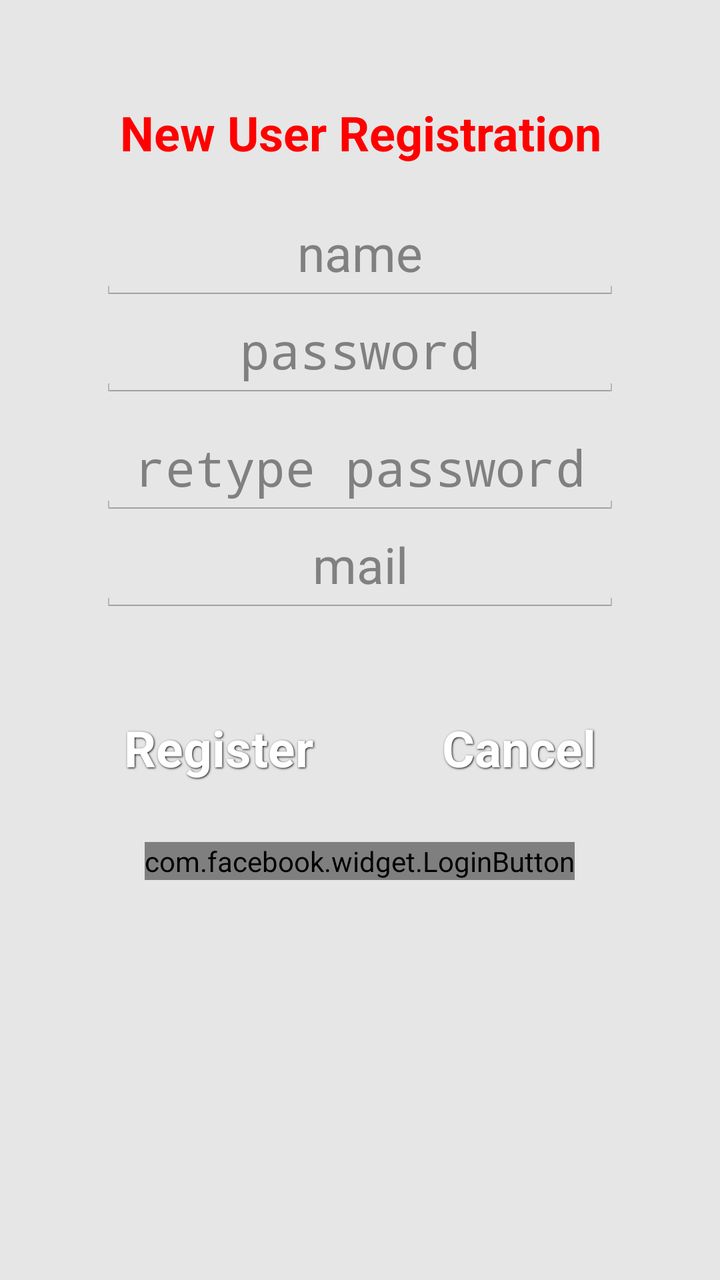
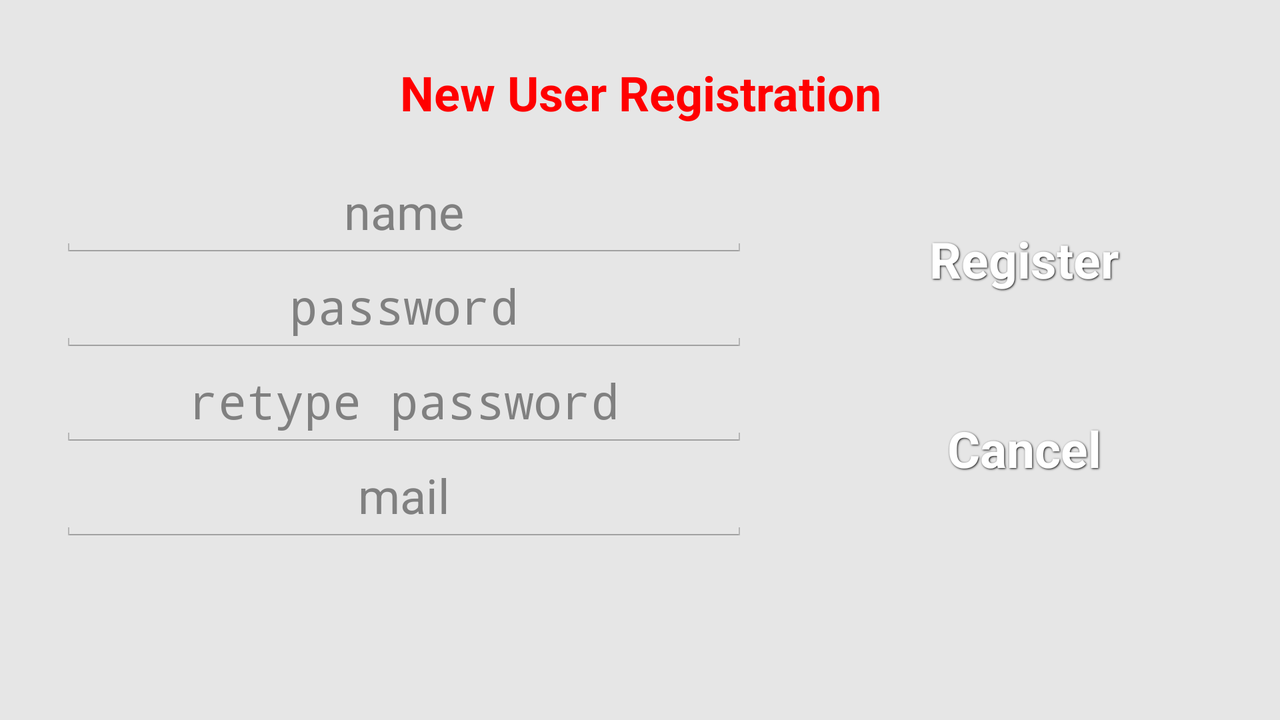

The same Android screen from two of the app's own layout files: first res/layout/ as a phone draws it, then the author's variant for another configuration, drawn on a device whose configuration selects that folder. Both files follow.
<!-- AndroidManifest.xml: application theme Theme.Example -->
<!-- res/layout/activity_register.xml -->
<?xml version="1.0" encoding="utf-8"?>
<LinearLayout 
    xmlns:android="http://schemas.android.com/apk/res/android"
    xmlns:tools="http://schemas.android.com/tools"
    xmlns:fb="http://schemas.android.com/apk/res-auto"
    android:layout_width="match_parent"
    android:layout_height="match_parent"
    android:orientation="vertical" 
    android:padding="30dp"
    android:background="#e6e6e6">
    
    <TextView
        android:layout_marginTop="20dp"
        android:id="@+id/textviewRegister"
        android:layout_width="wrap_content"
        android:layout_height="wrap_content"
        android:layout_gravity="center"
        android:gravity="center"
        android:text="@string/labelNewUserRegistration"
        android:textSize="24sp"
        android:textColor="@color/red"
        android:textStyle="bold" />
    
   	<EditText
   	    android:layout_marginTop="20dp"
	    android:id="@+id/registerName"
	    android:layout_width="match_parent"
	    android:layout_height="wrap_content"
	    android:layout_marginLeft="20dip"
	    android:layout_marginRight="20dip"
	    android:gravity="center" 
	    android:inputType="text"
	    android:hint="@string/hintName"
	    android:textSize="25sp">
    </EditText>
    
    <EditText
        android:id="@+id/registerPassword"
        android:layout_width="fill_parent"
        android:layout_height="wrap_content"
        android:layout_marginLeft="20dip"
        android:layout_marginRight="20dip"
        android:layout_marginBottom="10dip"
        android:gravity="center" 
        android:inputType="textPassword"
        android:hint="@string/hintPassword"
        android:textSize="25sp">                        
    </EditText>
    
    <EditText
        android:id="@+id/registerPassword2"
        android:layout_width="fill_parent"
        android:layout_height="wrap_content"
        android:layout_marginLeft="20dip"
        android:layout_marginRight="20dip"
        android:gravity="center" 
        android:inputType="textPassword"
        android:hint="@string/hintPassword2"
        android:textSize="25sp">                        
    </EditText>
    
    <EditText
	    android:id="@+id/registerMail"
	    android:layout_width="match_parent"
	    android:layout_height="wrap_content"
	    android:layout_marginLeft="20dip"
	    android:layout_marginRight="20dip"
	    android:layout_marginBottom="20dip"
	    android:gravity="center" 
	    android:inputType="textEmailAddress"
	    android:hint="@string/hintMail"
	    android:textSize="25sp">
    </EditText>

   	<TableRow
   	    android:id="@+id/tableRow1"
   	    android:layout_marginTop="20dip"
   	    android:layout_marginBottom="20dip"   	   
   	    android:layout_width="match_parent"
   	    android:layout_height="wrap_content" >

   		<Button
   		    android:id="@+id/ButtonRegister"
   		    style="@style/buttonColor"
   		    android:layout_width="wrap_content"
   		    android:layout_height="wrap_content"
   		    android:layout_weight="1"
   		    android:background="@drawable/btn_red_matte"
   		    android:clickable="true"
   		    android:gravity="center"
   		    android:text="@string/labelRegister"
   		    android:textStyle="bold" />

   		<Button
   		    android:id="@+id/ButtonCancelRegistration"
   		    style="@style/buttonColor"
   		    android:layout_width="wrap_content"
   		    android:layout_height="wrap_content"
   		    android:layout_weight="1"
   		    android:background="@drawable/btn_red_matte"
   		    android:clickable="true"
   		    android:gravity="center"
   		    android:text="@string/labelCancel"
   		    android:textStyle="bold" />
   		
   		</TableRow>

   	    
		<com.facebook.widget.LoginButton
        android:id="@+id/login_button"
        android:layout_width="wrap_content"
        android:layout_height="wrap_content"
        android:layout_gravity="center"
        fb:login_text="Entra con Facebook"
       fb:logout_text="Salir" />

</LinearLayout>
<!-- resources referenced by this layout -->
<resources>
  <color name="red">#FF0000</color>
  <string name="hintMail">mail</string>
  <string name="hintName">name</string>
  <string name="hintPassword">password</string>
  <string name="hintPassword2">retype password</string>
  <string name="labelCancel">Cancel</string>
  <string name="labelNewUserRegistration">New User Registration</string>
  <string name="labelRegister">Register</string>
  <!-- drawable selectable_background (drawable) -->
  <?xml version="1.0" encoding="utf-8"?>
  <selector xmlns:android="http://schemas.android.com/apk/res/android"
          android:exitFadeDuration="@android:integer/config_mediumAnimTime" >
      <item android:state_pressed="false" android:state_focused="true" android:drawable="@drawable/list_focused" />
      <item android:state_pressed="true" android:drawable="@drawable/pressed_background" />
      <item android:drawable="@android:color/transparent" />
  </selector>
  <style name="PopupMenu.Example" parent="@android:style/Widget.Holo.Light.ListPopupWindow">
          <item name="android:popupBackground">@drawable/menu_dropdown_panel</item>	
      </style>
  <style name="DropDownListView.Example" parent="@android:style/Widget.Holo.Light.ListView.DropDown">
          <item name="android:listSelector">@drawable/selectable_background</item>
      </style>
  <style name="ActionBarTabStyle.Example" parent="@android:style/Widget.Holo.Light.ActionBar.TabView">
          <item name="android:background">@drawable/tab_indicator_ab</item>
      </style>
  <style name="DropDownNav.Example" parent="@android:style/Widget.Holo.Light.Spinner">
          <item name="android:background">@drawable/spinner_background_ab</item>
          <item name="android:popupBackground">@drawable/menu_dropdown_panel</item>
          <item name="android:dropDownSelector">@drawable/selectable_background</item>
      </style>
  <style name="ActionBar.Solid.Example" parent="@android:style/Widget.Holo.Light.ActionBar.Solid">
          <item name="android:background">@drawable/ab_solid</item>
          <item name="android:backgroundStacked">@drawable/ab_stacked_solid</item>
          <item name="android:backgroundSplit">@drawable/ab_bottom_solid</item>
          <item name="android:progressBarStyle">@style/ProgressBar.Example</item>
      	<item name="android:titleTextStyle">@style/MyTextAppearance</item>
      	<item name="android:subtitleTextStyle">@style/MyTextAppearance</item>
   	</style>
  <style name="MyActionBar.MenuTextStyle" parent="android:style/TextAppearance.Holo.Widget.ActionBar.Title">
      	<item name="android:textColor">#F0F</item>
      	<item name="android:textStyle">bold</item>
      	<item name="android:textSize">26sp</item>
  	</style>
  <style name="ActionButton.CloseMode.Example" parent="@android:style/Widget.Holo.Light.ActionButton.CloseMode">
          <item name="android:background">@drawable/btn_cab_done</item>
          <item name="android:subtitleTextStyle">@style/MyTextAppearance</item>
      </style>
  <style name="ProgressBar.Example" parent="@android:style/Widget.Holo.Light.ProgressBar.Horizontal">
          <item name="android:progressDrawable">@drawable/progress_horizontal</item>
      </style>
  <style name="MyTextAppearance" parent="android:TextAppearance.Holo.Widget.ActionBar.Title">
    		<item name="android:textColor">@color/white</item>
    		<item name="android:textSize">28sp</item>
    		<item name="android:textStyle">bold</item>
    		
  	</style>
  <color name="white">#FFFFFF</color>
</resources>
<!-- res/layout-land/activity_register.xml (the author's variant of the layout above) -->
<!-- drawn on the phone turned sideways -->
<?xml version="1.0" encoding="utf-8"?>
<LinearLayout xmlns:android="http://schemas.android.com/apk/res/android"
    android:layout_width="match_parent"
    android:layout_height="match_parent"
    android:background="#e6e6e6"
    android:orientation="vertical"
    android:padding="10dp" >

    <TextView
        android:id="@+id/textviewRegister"
        android:layout_width="wrap_content"
        android:layout_height="wrap_content"
        android:layout_gravity="center"
        android:gravity="center"
        android:layout_marginTop="20dip"
        android:layout_marginBottom="20dip"
        android:text="@string/labelNewUserRegistration"
        android:textColor="@color/red"
        android:textSize="24sp"
        android:textStyle="bold" />

    <LinearLayout
        android:layout_width="match_parent"
        android:layout_height="wrap_content"
        android:orientation="horizontal" >

        <LinearLayout
            android:layout_width="wrap_content"
            android:layout_height="match_parent"
            android:layout_weight="1"
            android:orientation="vertical" >

            <EditText
                android:id="@+id/registerName"
                android:layout_width="match_parent"
                android:layout_height="wrap_content"
                android:layout_marginLeft="20dip"
                android:layout_marginRight="20dip"
                android:gravity="center"
                android:hint="@string/hintName"
                android:inputType="text"
                android:textSize="24sp" >
            </EditText>

            <EditText
                android:id="@+id/registerPassword"
                android:layout_width="fill_parent"
                android:layout_height="wrap_content"
                android:layout_marginLeft="20dip"
                android:layout_marginRight="20dip"
                android:gravity="center"
                android:hint="@string/hintPassword"
                android:inputType="textPassword"
                android:textSize="24sp" >
            </EditText>

            <EditText
                android:id="@+id/registerPassword2"
                android:layout_width="fill_parent"
                android:layout_height="wrap_content"
                android:layout_marginLeft="20dip"
                android:layout_marginRight="20dip"
                android:gravity="center"
                android:hint="@string/hintPassword2"
                android:inputType="textPassword"
                android:textSize="24sp" >
            </EditText>

            <EditText
                android:id="@+id/registerMail"
                android:layout_width="match_parent"
                android:layout_height="wrap_content"
                android:layout_marginLeft="20dip"
                android:layout_marginRight="20dip"
                android:gravity="center"
                android:hint="@string/hintMail"
                android:inputType="textEmailAddress"
                android:textSize="24sp" >
            </EditText>
        </LinearLayout>

        <LinearLayout
            android:layout_width="wrap_content"
            android:layout_height="match_parent"
            android:layout_weight="1"
            android:orientation="vertical" >

            <Button
                android:id="@+id/ButtonRegister"
                style="@style/buttonColor"
                android:layout_width="match_parent"
                android:layout_height="wrap_content"
                android:layout_weight="1"
                android:background="@drawable/btn_red_matte"
                android:clickable="true"
                android:gravity="center"
                android:text="@string/labelRegister"
                android:textStyle="bold" />

            <Button
                android:id="@+id/ButtonCancelRegistration"
                style="@style/buttonColor"
                android:layout_width="match_parent"
                android:layout_height="wrap_content"
                android:layout_weight="1"
                android:background="@drawable/btn_red_matte"
                android:clickable="true"
                android:gravity="center"
                android:text="@string/labelCancel"
                android:textStyle="bold" />
        </LinearLayout>
    </LinearLayout>

    <TableRow
        android:id="@+id/tableRow1"
        android:layout_width="match_parent"
        android:layout_height="wrap_content" >
    </TableRow>

</LinearLayout>
